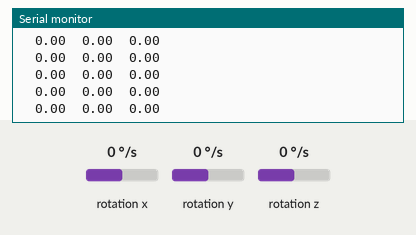
The sketch below on a simulated Arduino Uno, built with avr-gcc and run on an emulated ATmega328P. Shown: the last lines printed to the serial monitor. Wiring (inferred from the names in the program): MPU-6050 motion sensor at I2C address 0x68. The inputs (shaded band) are chosen by the test bench; at power-on: rotation x 0 °/s, rotation y 0 °/s, rotation z 0 °/s. Storage starts empty.

Above: at 1.2 s.
1.3 s: rotation x set to 12 °/s
At 2.2 s:
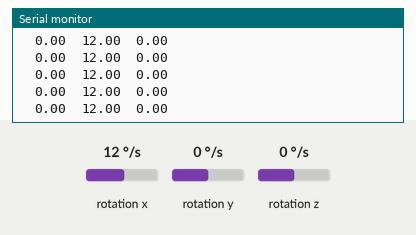
4.3 s: rotation y set to -192 °/s
At 4.9 s:
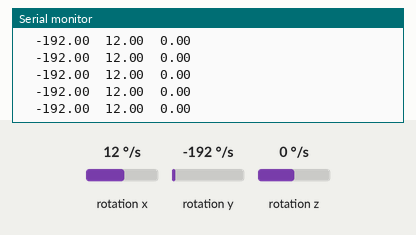
5.8 s: rotation x set to 0 °/s
At 6.8 s:
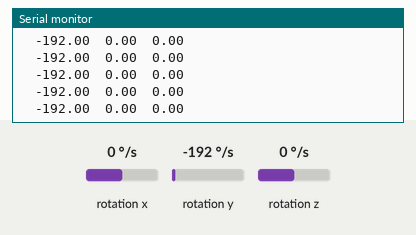
8.8 s: rotation z set to -192 °/s
At 9.8 s:
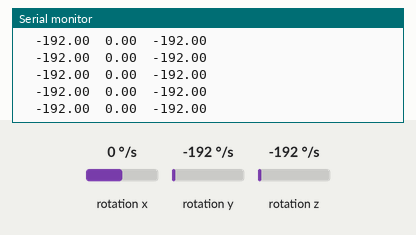

Measured:
- after the input at 1.3 s, the serial monitor: prints a new line after 0.06 s (image 1)
- after the input at 4.3 s, the serial monitor: prints a new line after 0.07 s (image 2)
- after the input at 5.8 s, the serial monitor: prints a new line after 0.08 s (image 3)
- after the input at 8.8 s, the serial monitor: prints a new line after 0.07 s (image 4)

The sketch:

mpu_6050_read_v2.ino
```cpp
#include <Wire.h>
#include <SPI.h> // Include the SPI Library
#include <SD.h>

int INS = 0x68; // MPU6050 I2C address
int16_t Gyro_X, Gyro_Y, Gyro_Z;
float P, Q, R;
int pinCS = 4;

void setup() {

  // I2Cdev and MPU6050 must be installed as libraries, or else the .cpp/.h files
  // for both classes must be in the include path of your project
#include "I2Cdev.h"

#include "MPU6050_6Axis_MotionApps20.h"
  //#include "MPU6050.h" // not necessary if using MotionApps include file

  // Arduino Wire library is required if I2Cdev I2CDEV_ARDUINO_WIRE implementation
  // is used in I2Cdev.h
#if I2CDEV_IMPLEMENTATION == I2CDEV_ARDUINO_WIRE
#include "Wire.h"
#endif

  // class default I2C address is 0x68
  // specific I2C addresses may be passed as a parameter here
  // AD0 low = 0x68 (default for SparkFun breakout and InvenSense evaluation board)
  // AD0 high = 0x69
  MPU6050 mpu;
  //MPU6050 mpu(0x69); // <-- use for AD0 high


  Serial.begin(9600);
  Wire.begin();                      // Initialize comunication
  Wire.beginTransmission(INS);       // Start communication with MPU6050 // INS=0x68
  Wire.write(0x6B);                  // Talk to the register 6B
  Wire.write(0);                     // Make reset - place a 0 into the 6B register
  Wire.endTransmission(true);        // End the transmission

  //pinMode(pinCS, OUTPUT);
  //SPI.begin();

  if (SD.begin(pinCS))
  {
    Serial.println("SD card is ready to use.");
  } else {
    Serial.println("SD card intialization failed.");
    return;
  }

}
void loop() {

  // Write to INS Requesting Gyroscope Data
  Wire.beginTransmission(INS);
  Wire.write(0x43); //
  Wire.endTransmission();
  Wire.requestFrom(INS, 6, true);

  // Read Gyroscope Data and Convert to Physical Units (DPS)
  Gyro_X = (Wire.read() << 8 | Wire.read());
  Gyro_Y = (Wire.read() << 8 | Wire.read());
  Gyro_Z = (Wire.read() << 8 | Wire.read());

  Q = Gyro_X / 131.0;
  P = Gyro_Y / 131.0;
  R = Gyro_Z / 131.0;

  // Print the values on the serial monitor
  Serial.print("\t");
  Serial.print(P);
  Serial.print("\t");
  Serial.print(Q);
  Serial.print("\t");
  Serial.println(R);

  //////////Data Log//////////
  String dataString = "";
  dataString += String(Q);
  dataString += ",";
  dataString += String(R);
  dataString += ",";
  dataString += String(P);
  //dataString += ",";
  //dataString += String(blinkState); //roll sensor


  File dataFile = SD.open("datalog20.txt", FILE_WRITE);

  //If file is available, write it to:
  if (dataFile) {
    dataFile.println(dataString);
    dataFile.close();
  }
  //print to serial
  //Serial.println(dataString);
  //If file isn't working, throw error
  else {
    Serial.println("error writing data packet to SD");
  }

  //delay(10);
}
```
